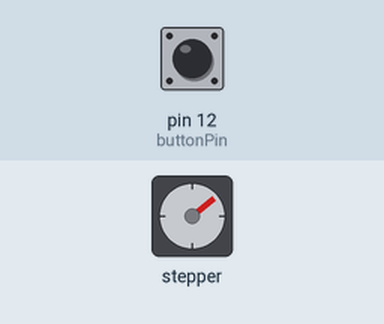
A sketch run on a simulated Arduino Uno, built with avr-gcc and run on an emulated ATmega328P. Shown: stepper motor. The test bench sets the inputs (shaded band); at power-on: pin 12 (buttonPin) HIGH. Stepper angles assume 2048 steps per turn.

Above: at 1.2 s.
1.3 s: pin 12 (buttonPin) pulled LOW for 0.15 s
At 2.26 s:
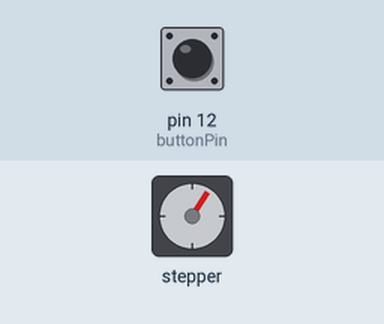
4.4 s: pin 12 (buttonPin) pulled LOW for 1 s
At 4.68 s:
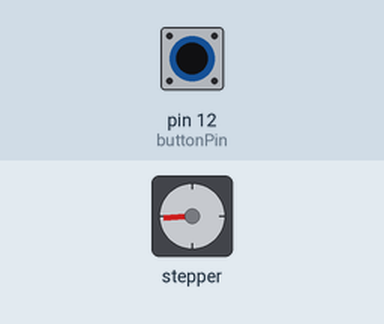
Timing chart, 0 to 17.4 s (numbered marks = the images above; inputs shaded):
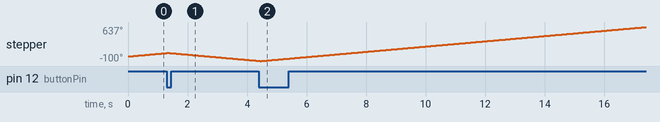

The sketch:

switch_changeDir.ino
```cpp
#include <Stepper.h>
int stepsPerRevolution = 2048;  // Number of steps per revolution
int motSpeed = 10;              // Speed of the motor in RPM
int dt = 500;                   // Delay between steps

int buttonPin = 12;             // Pin for the button
int motDir = 1;                 // Motor direction
int buttonValNew;
int buttonValOld = 1;           // Previous button state
unsigned long lastDebounceTime = 0;
unsigned long debounceDelay = 50;  // Debounce delay in milliseconds

// Initialize the stepper library with the number of steps per revolution and motor pins
Stepper myStepper(stepsPerRevolution, 8, 10, 9, 11);

void setup() {
  Serial.begin(9600);
  myStepper.setSpeed(motSpeed);  // Set the motor speed
  pinMode(buttonPin, INPUT_PULLUP);  // Set button pin as input with internal pull-up resistor
}

void loop() {
  // Read the current state of the button
  int reading = digitalRead(buttonPin);

  // Check if the button state has changed
  if (reading != buttonValOld) {
    // Reset the debouncing timer
    lastDebounceTime = millis();
  }

  // Check if the state is stable after debounce delay
  if ((millis() - lastDebounceTime) > debounceDelay) {
    // If the button is pressed (transition from HIGH to LOW)
    if (buttonValNew == HIGH && reading == LOW) {
      motDir = motDir * -1;  // Reverse the direction of the motor
    }
    buttonValNew = reading;
  }

  // Move the motor one step in the current direction
  myStepper.step(motDir * 1);
  buttonValOld = reading;  // Save the button state for the next loop iteration
}
```
